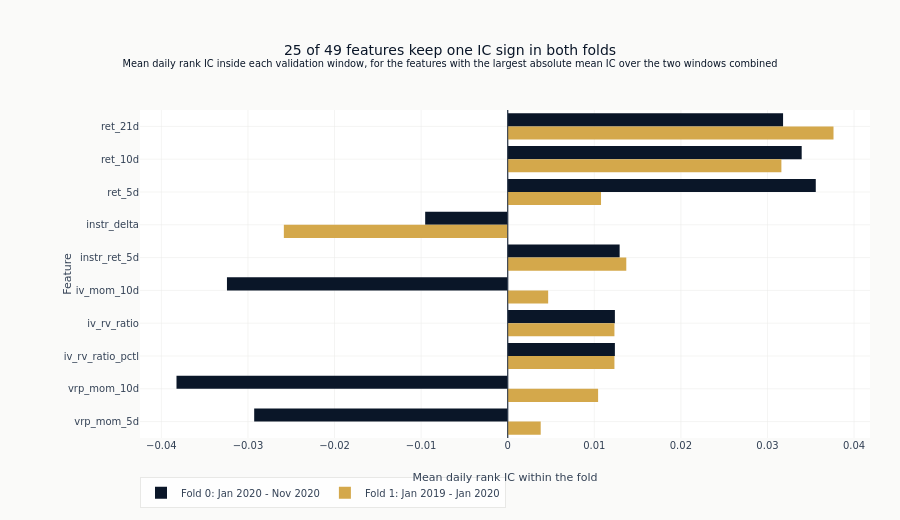

The notebook cell saved with this chart:
### Markdown cell above
One bar per validation fold, for the features with the largest absolute mean IC. A
feature whose two bars point the same way carried the same direction through both
windows; a feature whose bars point opposite ways has a mean IC that is an average
over a sign change, which is the case the pooled statistic hides.

### Code cell
fold_plot_features = [f for f in leading_features if f in fold_stats]
same_sign = [
    f
    for f in fold_stats
    if fold_stats[f]["n_folds"] > 1
    and min(fold_stats[f]["fold_ics"].values()) * max(fold_stats[f]["fold_ics"].values()) > 0
]

# The split generator numbers folds backwards - fold 0 is the latest window - so the
# legend carries each fold's window rather than its number alone.
fold_windows = {
    int(split["fold"]): (_as_date(split["val_start"]), _as_date(split["val_end"]))
    for split in cv_folds
}

fig = go.Figure()
plot_fold_ids = sorted({fid for f in fold_plot_features for fid in fold_stats[f]["fold_ics"]})
for position, fold_id in enumerate(plot_fold_ids):
    val_start, val_end = fold_windows[fold_id]
    fig.add_trace(
        go.Bar(
            x=[fold_stats[f]["fold_ics"].get(fold_id) for f in fold_plot_features],
            y=fold_plot_features,
            orientation="h",
            marker_color=[COLORS["blue"], COLORS["amber"]][position % 2],
            name=f"Fold {fold_id}: {val_start:%b %Y} - {val_end:%b %Y}",
        )
    )
fig.add_vline(x=0, line=dict(color=COLORS["neutral"], width=1))
fig.update_layout(
    template="ml4t",
    height=520,
    width=900,
    barmode="group",
    title={
        "text": (
            f"{len(same_sign)} of {len(fold_stats)} features keep one IC sign in both folds"
            "<br><sup>Mean daily rank IC inside each validation window, for the features with "
            "the largest absolute mean IC over the two windows combined</sup>"
        )
    },
    margin=dict(l=140, r=30, t=110, b=60),
    legend=dict(orientation="h", y=-0.12, x=0),
)
fig.update_xaxes(title_text="Mean daily rank IC within the fold")
fig.update_yaxes(title_text="Feature", autorange="reversed")
fig.show()

### Figure 1 — Plotly figure (JSON) as saved in the notebook; plotly's stock layout.template omitted (floating-point values rounded to 4 significant figures)
{"data": [{"marker": {"color": "#0a1628"}, "name": "Fold 0: Jan 2020 - Nov 2020", "orientation": "h", "type": "bar", "x": [0.0318, 0.03395, 0.03558, -0.009532, 0.01293, -0.03242, 0.01238, 0.01238, -0.03825, -0.02928], "y": ["ret_21d", "ret_10d", "ret_5d", "instr_delta", "instr_ret_5d", "iv_mom_10d", "iv_rv_ratio", "iv_rv_ratio_pctl", "vrp_mom_10d", "vrp_mom_5d"]}, {"marker": {"color": "#D4A84B"}, "name": "Fold 1: Jan 2019 - Jan 2020", "orientation": "h", "type": "bar", "x": [0.03763, 0.03161, 0.01078, -0.02585, 0.0137, 0.004673, 0.01233, 0.01233, 0.01044, 0.003812], "y": ["ret_21d", "ret_10d", "ret_5d", "instr_delta", "instr_ret_5d", "iv_mom_10d", "iv_rv_ratio", "iv_rv_ratio_pctl", "vrp_mom_10d", "vrp_mom_5d"]}], "layout": {"barmode": "group", "height": 520, "legend": {"orientation": "h", "x": 0, "y": -0.12}, "margin": {"b": 60, "l": 140, "r": 30, "t": 110}, "shapes": [{"line": {"color": "#334155", "width": 1}, "type": "line", "x0": 0, "x1": 0, "xref": "x", "y0": 0, "y1": 1, "yref": "y domain"}], "title": {"text": "25 of 49 features keep one IC sign in both folds<br><sup>Mean daily rank IC inside each validation window, for the features with the largest absolute mean IC over the two windows combined</sup>"}, "width": 900, "xaxis": {"title": {"text": "Mean daily rank IC within the fold"}}, "yaxis": {"autorange": "reversed", "title": {"text": "Feature"}}}}
